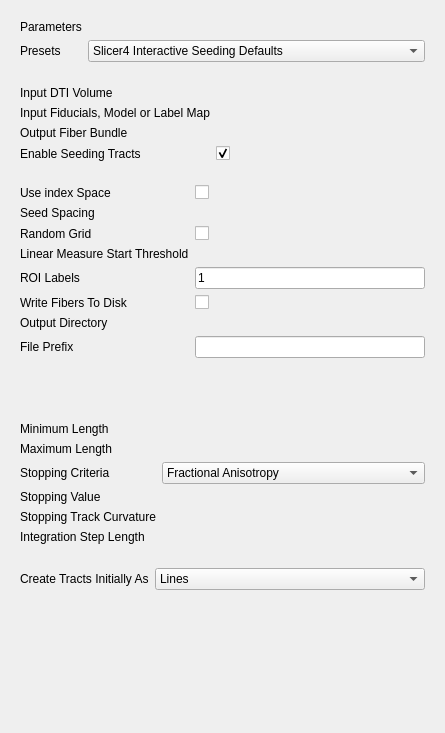
<?xml version="1.0" encoding="UTF-8"?>
<ui version="4.0">
 <class>qSlicerTractographyInteractiveSeedingModuleWidget</class>
 <widget class="qSlicerWidget" name="qSlicerTractographyInteractiveSeedingModuleWidget">
  <property name="geometry">
   <rect>
    <x>0</x>
    <y>0</y>
    <width>445</width>
    <height>733</height>
   </rect>
  </property>
  <property name="sizePolicy">
   <sizepolicy hsizetype="Minimum" vsizetype="Preferred">
    <horstretch>0</horstretch>
    <verstretch>0</verstretch>
   </sizepolicy>
  </property>
  <property name="windowTitle">
   <string>Tractography Interactive Seeding</string>
  </property>
  <layout class="QVBoxLayout" name="verticalLayout">
   <item>
    <widget class="ctkCollapsibleButton" name="ParametersCollapsibleButton" native="true">
     <property name="enabled">
      <bool>true</bool>
     </property>
     <property name="text" stdset="0">
      <string>IO</string>
     </property>
     <property name="checked" stdset="0">
      <bool>true</bool>
     </property>
     <property name="collapsed" stdset="0">
      <bool>false</bool>
     </property>
     <layout class="QFormLayout" name="formLayout_6">
      <property name="fieldGrowthPolicy">
       <enum>QFormLayout::AllNonFixedFieldsGrow</enum>
      </property>
      <item row="0" column="0">
       <widget class="QLabel" name="parametersLabel">
        <property name="text">
         <string>Parameters</string>
        </property>
       </widget>
      </item>
      <item row="0" column="1">
		<widget class="qMRMLNodeComboBox" name="ParameterNodeSelector">
     	  <property name="sizePolicy">
      		<sizepolicy hsizetype="Ignored" vsizetype="Fixed">
       		  <horstretch>0</horstretch>
       		  <verstretch>0</verstretch>
      		</sizepolicy>
     	  </property>
     	  <property name="nodeTypes">
      		<stringlist>
       		  <string>vtkMRMLTractographyInteractiveSeedingNode</string>
      		</stringlist>
     	  </property>
     	  <property name="showHidden">
      		<bool>true</bool>
     	  </property>
    	</widget>
      </item>
      <item row="1" column="0">
       <widget class="QLabel" name="presetsLabel">
        <property name="text">
         <string>Presets</string>
        </property>
       </widget>
      </item>
      <item row="1" column="1">
       <widget class="QComboBox" name="PresetsComboBox">
        <item>
         <property name="text">
           <string>Slicer4 Interactive Seeding Defaults</string>
         </property>
        </item>
        <item>
         <property name="text">
          <string>Slicer3 Fiducial Seeding Defaults</string>
         </property>
        </item>
        <item>
         <property name="text">
          <string>Slicer3 Labelmap Seeding Defaults</string>
         </property>
        </item>
       </widget>
      </item>
     </layout>
    </widget>
   </item>
   <item>
    <widget class="ctkCollapsibleButton" name="InputsCollapsibleButton" native="true">
     <property name="enabled">
      <bool>true</bool>
     </property>
     <property name="text" stdset="0">
      <string>IO</string>
     </property>
     <property name="checked" stdset="0">
      <bool>true</bool>
     </property>
     <property name="collapsed" stdset="0">
      <bool>false</bool>
     </property>
     <layout class="QFormLayout" name="formLayout">
      <property name="fieldGrowthPolicy">
       <enum>QFormLayout::AllNonFixedFieldsGrow</enum>
      </property>
      <item row="1" column="0">
       <widget class="QLabel" name="label">
        <property name="text">
         <string>Input DTI Volume</string>
        </property>
       </widget>
      </item>
      <item row="1" column="1">
       <widget class="qMRMLNodeComboBox" name="DTINodeSelector" native="true">
        <property name="sizePolicy">
         <sizepolicy hsizetype="Ignored" vsizetype="Fixed">
          <horstretch>0</horstretch>
          <verstretch>0</verstretch>
         </sizepolicy>
        </property>
        <property name="nodeTypes" stdset="0">
         <stringlist>
          <string>vtkMRMLDiffusionTensorVolumeNode</string>
         </stringlist>
        </property>
        <property name="addEnabled" stdset="0">
         <bool>false</bool>
        </property>
       </widget>
      </item>
      <item row="2" column="0">
       <widget class="QLabel" name="label_3">
        <property name="text">
         <string>Input Fiducials, Model or Label Map</string>
        </property>
       </widget>
      </item>
      <item row="2" column="1">
       <widget class="qMRMLNodeComboBox" name="FiducialNodeSelector" native="true">
        <property name="sizePolicy">
         <sizepolicy hsizetype="Ignored" vsizetype="Fixed">
          <horstretch>0</horstretch>
          <verstretch>0</verstretch>
         </sizepolicy>
        </property>
        <property name="nodeTypes" stdset="0">
         <stringlist>
          <string>vtkMRMLMarkupsFiducialNode</string>
          <string>vtkMRMLAnnotationHierarchyNode</string>
          <string>vtkMRMLModelNode</string>
          <string>vtkMRMLLabelMapVolumeNode</string>
         </stringlist>
        </property>
        <property name="showChildNodeTypes" stdset="0">
         <bool>false</bool>
        </property>
        <property name="addEnabled" stdset="0">
         <bool>false</bool>
        </property>
       </widget>
      </item>
      <item row="3" column="0">
       <widget class="QLabel" name="label_4">
        <property name="text">
         <string>Output Fiber Bundle</string>
        </property>
       </widget>
      </item>
      <item row="3" column="1">
       <widget class="qMRMLNodeComboBox" name="FiberNodeSelector" native="true">
        <property name="sizePolicy">
         <sizepolicy hsizetype="Ignored" vsizetype="Fixed">
          <horstretch>0</horstretch>
          <verstretch>0</verstretch>
         </sizepolicy>
        </property>
        <property name="nodeTypes" stdset="0">
         <stringlist>
          <string>vtkMRMLFiberBundleNode</string>
         </stringlist>
        </property>
        <property name="renameEnabled" stdset="0">
         <bool>true</bool>
        </property>
       </widget>
      </item>
      <item row="4" column="0">
       <widget class="QLabel" name="EnableSeedingTractsLabel">
        <property name="text">
         <string>Enable Seeding Tracts</string>
        </property>
       </widget>
      </item>
      <item row="4" column="1">
       <widget class="QCheckBox" name="EnableSeedingCheckBox">
        <property name="text">
         <string/>
        </property>
        <property name="checked">
         <bool>true</bool>
        </property>
       </widget>
      </item>
     </layout>
    </widget>
   </item>
   <item>
    <widget class="QStackedWidget" name="stackedWidget">
     <property name="currentIndex">
      <number>1</number>
     </property>
     <widget class="QWidget" name="SeedOptionPage">
      <layout class="QVBoxLayout" name="verticalLayout_2">
       <property name="margin">
        <number>0</number>
       </property>
       <item>
        <widget class="ctkCollapsibleButton" name="PlacementOptionCollapsibleButton" native="true">
         <property name="enabled">
          <bool>true</bool>
         </property>
         <property name="text" stdset="0">
          <string>Seed Placement Options</string>
         </property>
         <property name="checked" stdset="0">
          <bool>true</bool>
         </property>
         <property name="collapsed" stdset="0">
          <bool>false</bool>
         </property>
         <layout class="QFormLayout" name="formLayout_1">
          <property name="fieldGrowthPolicy">
           <enum>QFormLayout::AllNonFixedFieldsGrow</enum>
          </property>
          <item row="0" column="0">
           <widget class="QLabel" name="label_10">
            <property name="text">
             <string>Fiducial Region Size</string>
            </property>
           </widget>
          </item>
          <item row="0" column="1">
           <widget class="ctkSliderWidget" name="FiducialRegionSpinBox" native="true">
            <property name="singleStep" stdset="0">
             <double>0.010000000000000</double>
            </property>
            <property name="maximum" stdset="0">
             <double>10.000000000000000</double>
            </property>
            <property name="value" stdset="0">
             <double>2.500000000000000</double>
            </property>
            <property name="suffix" stdset="0">
             <string>mm</string>
            </property>
           </widget>
          </item>
          <item row="1" column="0">
           <widget class="QLabel" name="label_11">
            <property name="text">
             <string>Fiducial Seeding Step Size</string>
            </property>
           </widget>
          </item>
          <item row="1" column="1">
           <widget class="ctkSliderWidget" name="FiducialStepSpinBox" native="true">
            <property name="singleStep" stdset="0">
             <double>0.010000000000000</double>
            </property>
            <property name="minimum" stdset="0">
             <double>0.200000000000000</double>
            </property>
            <property name="maximum" stdset="0">
             <double>10.000000000000000</double>
            </property>
            <property name="value" stdset="0">
             <double>1.000000000000000</double>
            </property>
            <property name="suffix" stdset="0">
             <string>mm</string>
            </property>
           </widget>
          </item>
          <item row="2" column="0">
           <widget class="QLabel" name="SeedSelectedFiducialsLabel">
            <property name="text">
             <string>Seed Selected Fiducials</string>
            </property>
           </widget>
          </item>
          <item row="2" column="1">
           <widget class="QCheckBox" name="SeedSelectedCheckBox">
            <property name="text">
             <string/>
            </property>
            <property name="checked">
             <bool>true</bool>
            </property>
           </widget>
          </item>
          <item row="3" column="0">
           <widget class="QLabel" name="MaxNumberOfSeedsLabel">
            <property name="text">
             <string>Max Number of Seeds</string>
            </property>
           </widget>
          </item>
          <item row="3" column="1">
           <widget class="QSpinBox" name="MaxNumberSeedsNumericInput">
            <property name="maximum">
             <number>10000</number>
            </property>
            <property name="value">
             <number>100</number>
            </property>
           </widget>
          </item>
         </layout>
        </widget>
       </item>
      </layout>
     </widget>
     <widget class="QWidget" name="LabelMapOptionPage">
      <layout class="QVBoxLayout" name="verticalLayout_3">
       <property name="margin">
        <number>0</number>
       </property>
       <item>
        <widget class="ctkCollapsibleButton" name="LabelMapOptionCollapsibleButton" native="true">
         <property name="enabled">
          <bool>true</bool>
         </property>
         <property name="text" stdset="0">
          <string>Label Map Options</string>
         </property>
         <property name="checked" stdset="0">
          <bool>true</bool>
         </property>
         <property name="collapsed" stdset="0">
          <bool>false</bool>
         </property>
         <layout class="QFormLayout" name="formLayout_2">
          <property name="fieldGrowthPolicy">
           <enum>QFormLayout::AllNonFixedFieldsGrow</enum>
          </property>
          <item row="1" column="0">
           <widget class="QLabel" name="UseIndexSpaceLabel">
            <property name="text">
             <string>Use index Space</string>
            </property>
           </widget>
          </item>
          <item row="1" column="1">
           <widget class="QCheckBox" name="UseIndexSpaceCheckBox">
            <property name="text">
             <string/>
            </property>
            <property name="checked">
             <bool>false</bool>
            </property>
           </widget>
          </item>
          <item row="2" column="0">
           <widget class="QLabel" name="SeedSpacingLevel">
            <property name="text">
             <string>Seed Spacing</string>
            </property>
           </widget>
          </item>
          <item row="2" column="1">
           <widget class="ctkSliderWidget" name="SeedSpacingSlider" native="true">
            <property name="singleStep" stdset="0">
             <double>0.010000000000000</double>
            </property>
            <property name="minimum" stdset="0">
             <double>0.200000000000000</double>
            </property>
            <property name="maximum" stdset="0">
             <double>10.000000000000000</double>
            </property>
            <property name="value" stdset="0">
             <double>2.000000000000000</double>
            </property>
            <property name="suffix" stdset="0">
             <string/>
            </property>
           </widget>
          </item>
          <item row="3" column="0">
           <widget class="QLabel" name="RandomGridLabel">
            <property name="text">
             <string>Random Grid</string>
            </property>
           </widget>
          </item>
          <item row="3" column="1">
           <widget class="QCheckBox" name="RandomGridCheckBox">
            <property name="text">
             <string/>
            </property>
           </widget>
          </item>
          <item row="4" column="0">
           <widget class="QLabel" name="LinearMeasureLabel">
            <property name="text">
             <string>Linear Measure Start Threshold</string>
            </property>
           </widget>
          </item>
          <item row="4" column="1">
           <widget class="ctkSliderWidget" name="LinearMeasureStartSlider" native="true">
            <property name="decimals" stdset="0">
             <number>2</number>
            </property>
            <property name="maximum" stdset="0">
             <double>1.000000000000000</double>
            </property>
            <property name="value" stdset="0">
             <double>0.300000000000000</double>
            </property>
           </widget>
          </item>
          <item row="5" column="0">
           <widget class="QLabel" name="ROILabelLabel">
            <property name="text">
             <string>ROI Labels</string>
            </property>
           </widget>
          </item>
          <item row="5" column="1">
           <widget class="QLineEdit" name="ROILabelInput">
            <property name="text">
             <string>1</string>
            </property>
           </widget>
          </item>
          <item row="6" column="0">
           <widget class="QLabel" name="WriteFibersLabel">
            <property name="text">
             <string>Write Fibers To Disk</string>
            </property>
           </widget>
          </item>
          <item row="6" column="1">
           <widget class="QCheckBox" name="WriteFibersCheckBox">
            <property name="text">
             <string/>
            </property>
           </widget>
          </item>
          <item row="7" column="0">
           <widget class="QLabel" name="OutputDirectoryLabel">
            <property name="text">
             <string>Output Directory</string>
            </property>
           </widget>
          </item>
          <item row="7" column="1">
           <widget class="ctkDirectoryButton" name="OutputDirectoryButton" native="true">
            <property name="sizePolicy">
             <sizepolicy hsizetype="Ignored" vsizetype="Fixed">
              <horstretch>0</horstretch>
              <verstretch>0</verstretch>
             </sizepolicy>
            </property>
           </widget>
          </item>
          <item row="8" column="0">
           <widget class="QLabel" name="FilePrefixLabel">
            <property name="text">
             <string>File Prefix</string>
            </property>
           </widget>
          </item>
          <item row="8" column="1">
           <widget class="QLineEdit" name="FilePrefixLineEdit"/>
          </item>
         </layout>
        </widget>
       </item>
       <item>
        <spacer name="verticalSpacer_2">
         <property name="orientation">
          <enum>Qt::Vertical</enum>
         </property>
         <property name="sizeHint" stdset="0">
          <size>
           <width>20</width>
           <height>40</height>
          </size>
         </property>
        </spacer>
       </item>
      </layout>
     </widget>
    </widget>
   </item>
   <item>
    <widget class="ctkCollapsibleButton" name="SeedOptionCollapsibleButton" native="true">
     <property name="enabled">
      <bool>true</bool>
     </property>
     <property name="text" stdset="0">
      <string>Tractography Seeding Parameters</string>
     </property>
     <property name="checked" stdset="0">
      <bool>true</bool>
     </property>
     <property name="collapsed" stdset="0">
      <bool>false</bool>
     </property>
     <layout class="QFormLayout" name="formLayout_3">
      <property name="fieldGrowthPolicy">
       <enum>QFormLayout::AllNonFixedFieldsGrow</enum>
      </property>
      <item row="0" column="0">
       <widget class="QLabel" name="label_9">
        <property name="text">
         <string>Minimum Length</string>
        </property>
       </widget>
      </item>
      <item row="0" column="1">
       <widget class="qMRMLSliderWidget" name="MinimumPathSpinBox" native="true">
        <property name="singleStep" stdset="0">
         <double>1.000000000000000</double>
        </property>
        <property name="maximum" stdset="0">
         <double>200.000000000000000</double>
        </property>
        <property name="value" stdset="0">
         <double>10.000000000000000</double>
        </property>
        <property name="suffix" stdset="0">
         <string>mm</string>
        </property>
        <property name="quantity" stdset="0">
         <string>length</string>
        </property>
       </widget>
      </item>
      <item row="1" column="0">
       <widget class="QLabel" name="MaximumPathSpinBoxLabel">
        <property name="text">
         <string>Maximum Length</string>
        </property>
       </widget>
      </item>
      <item row="1" column="1">
       <widget class="qMRMLSliderWidget" name="MaximumPathSpinBox" native="true">
        <property name="singleStep" stdset="0">
         <double>1.000000000000000</double>
        </property>
        <property name="maximum" stdset="0">
         <double>1000.000000000000000</double>
        </property>
        <property name="value" stdset="0">
         <double>800.000000000000000</double>
        </property>
        <property name="suffix" stdset="0">
         <string>mm</string>
        </property>
        <property name="quantity" stdset="0">
         <string>length</string>
        </property>
       </widget>
      </item>
      <item row="2" column="0">
       <widget class="QLabel" name="label_12">
        <property name="text">
         <string>Stopping Criteria</string>
        </property>
       </widget>
      </item>
      <item row="2" column="1">
       <widget class="QComboBox" name="StoppingCriteriaComboBox">
        <item>
         <property name="text">
          <string>Fractional Anisotropy</string>
         </property>
        </item>
        <item>
         <property name="text">
          <string>Linear Measure</string>
         </property>
        </item>
       </widget>
      </item>
      <item row="3" column="0">
       <widget class="QLabel" name="label_5">
        <property name="text">
         <string>Stopping Value</string>
        </property>
       </widget>
      </item>
      <item row="3" column="1">
       <widget class="ctkSliderWidget" name="StoppingValueSpinBox" native="true">
        <property name="singleStep" stdset="0">
         <double>0.010000000000000</double>
        </property>
        <property name="minimum" stdset="0">
         <double>0.010000000000000</double>
        </property>
        <property name="maximum" stdset="0">
         <double>1.000000000000000</double>
        </property>
        <property name="value" stdset="0">
         <double>0.250000000000000</double>
        </property>
       </widget>
      </item>
      <item row="4" column="0">
       <widget class="QLabel" name="label_6">
        <property name="text">
         <string>Stopping Track Curvature</string>
        </property>
       </widget>
      </item>
      <item row="4" column="1">
       <widget class="ctkSliderWidget" name="StoppingCurvatureSpinBox" native="true">
        <property name="singleStep" stdset="0">
         <double>0.010000000000000</double>
        </property>
        <property name="minimum" stdset="0">
         <double>0.010000000000000</double>
        </property>
        <property name="maximum" stdset="0">
         <double>10.000000000000000</double>
        </property>
        <property name="value" stdset="0">
         <double>0.700000000000000</double>
        </property>
       </widget>
      </item>
      <item row="5" column="0">
       <widget class="QLabel" name="label_8">
        <property name="text">
         <string>Integration Step Length</string>
        </property>
       </widget>
      </item>
      <item row="5" column="1">
       <widget class="qMRMLSliderWidget" name="IntegrationStepSpinBox" native="true">
        <property name="singleStep" stdset="0">
         <double>0.010000000000000</double>
        </property>
        <property name="minimum" stdset="0">
         <double>0.100000000000000</double>
        </property>
        <property name="maximum" stdset="0">
         <double>10.000000000000000</double>
        </property>
        <property name="value" stdset="0">
         <double>0.500000000000000</double>
        </property>
        <property name="suffix" stdset="0">
         <string>mm</string>
        </property>
        <property name="quantity" stdset="0">
         <string>length</string>
        </property>
       </widget>
      </item>
     </layout>
    </widget>
   </item>
   <item>
    <widget class="ctkCollapsibleButton" name="ControlOptionCollapsibleButton" native="true">
     <property name="enabled">
      <bool>true</bool>
     </property>
     <property name="text" stdset="0">
      <string>Enabling Options</string>
     </property>
     <property name="checked" stdset="0">
      <bool>true</bool>
     </property>
     <property name="collapsed" stdset="0">
      <bool>false</bool>
     </property>
     <layout class="QFormLayout" name="formLayout_4">
      <property name="fieldGrowthPolicy">
       <enum>QFormLayout::AllNonFixedFieldsGrow</enum>
      </property>
      <item row="0" column="0">
       <widget class="QLabel" name="CreateTractsInitiallyAsLabel">
        <property name="text">
         <string>Create Tracts Initially As</string>
        </property>
       </widget>
      </item>
      <item row="0" column="1">
       <widget class="QComboBox" name="DisplayTracksComboBox">
        <item>
         <property name="text">
          <string>Lines</string>
         </property>
        </item>
        <item>
         <property name="text">
          <string>Tubes</string>
         </property>
        </item>
       </widget>
      </item>
     </layout>
    </widget>
   </item>
   <item>
    <spacer name="verticalSpacer">
     <property name="orientation">
      <enum>Qt::Vertical</enum>
     </property>
     <property name="sizeHint" stdset="0">
      <size>
       <width>20</width>
       <height>40</height>
      </size>
     </property>
    </spacer>
   </item>
  </layout>
 </widget>
 <customwidgets>
  <customwidget>
   <class>qMRMLNodeComboBox</class>
   <extends>QWidget</extends>
   <header location="global">qMRMLNodeComboBox.h</header>
  </customwidget>
  <customwidget>
   <class>qSlicerWidget</class>
   <extends>QWidget</extends>
   <header>qSlicerWidget.h</header>
   <container>1</container>
  </customwidget>
  <customwidget>
   <class>ctkCollapsibleButton</class>
   <extends>QWidget</extends>
   <header>ctkCollapsibleButton.h</header>
   <container>1</container>
  </customwidget>
  <customwidget>
   <class>ctkDirectoryButton</class>
   <extends>QWidget</extends>
   <header>ctkDirectoryButton.h</header>
  </customwidget>
  <customwidget>
   <class>ctkSliderWidget</class>
   <extends>QWidget</extends>
   <header>ctkSliderWidget.h</header>
  </customwidget>
  <customwidget>
   <class>qMRMLSliderWidget</class>
   <extends>ctkSliderWidget</extends>
   <header>qMRMLSliderWidget.h</header>
  </customwidget>
 </customwidgets>
 <resources/>
 <connections>
  <connection>
   <sender>qSlicerTractographyInteractiveSeedingModuleWidget</sender>
   <signal>mrmlSceneChanged(vtkMRMLScene*)</signal>
   <receiver>ParameterNodeSelector</receiver>
   <slot>setMRMLScene(vtkMRMLScene*)</slot>
   <hints>
    <hint type="sourcelabel">
     <x>187</x>
     <y>1</y>
    </hint>
    <hint type="destinationlabel">
     <x>191</x>
     <y>18</y>
    </hint>
   </hints>
  </connection>
  <connection>
   <sender>qSlicerTractographyInteractiveSeedingModuleWidget</sender>
   <signal>mrmlSceneChanged(vtkMRMLScene*)</signal>
   <receiver>DTINodeSelector</receiver>
   <slot>setMRMLScene(vtkMRMLScene*)</slot>
   <hints>
    <hint type="sourcelabel">
     <x>222</x>
     <y>1</y>
    </hint>
    <hint type="destinationlabel">
     <x>234</x>
     <y>68</y>
    </hint>
   </hints>
  </connection>
  <connection>
   <sender>qSlicerTractographyInteractiveSeedingModuleWidget</sender>
   <signal>mrmlSceneChanged(vtkMRMLScene*)</signal>
   <receiver>FiducialNodeSelector</receiver>
   <slot>setMRMLScene(vtkMRMLScene*)</slot>
   <hints>
    <hint type="sourcelabel">
     <x>267</x>
     <y>2</y>
    </hint>
    <hint type="destinationlabel">
     <x>279</x>
     <y>121</y>
    </hint>
   </hints>
  </connection>
  <connection>
   <sender>qSlicerTractographyInteractiveSeedingModuleWidget</sender>
   <signal>mrmlSceneChanged(vtkMRMLScene*)</signal>
   <receiver>FiberNodeSelector</receiver>
   <slot>setMRMLScene(vtkMRMLScene*)</slot>
   <hints>
    <hint type="sourcelabel">
     <x>316</x>
     <y>1</y>
    </hint>
    <hint type="destinationlabel">
     <x>318</x>
     <y>164</y>
    </hint>
   </hints>
  </connection>
  <connection>
   <sender>qSlicerTractographyInteractiveSeedingModuleWidget</sender>
   <signal>mrmlSceneChanged(vtkMRMLScene*)</signal>
   <receiver>MinimumPathSpinBox</receiver>
   <slot>setMRMLScene(vtkMRMLScene*)</slot>
   <hints>
    <hint type="sourcelabel">
     <x>222</x>
     <y>366</y>
    </hint>
    <hint type="destinationlabel">
     <x>286</x>
     <y>473</y>
    </hint>
   </hints>
  </connection>
  <connection>
   <sender>qSlicerTractographyInteractiveSeedingModuleWidget</sender>
   <signal>mrmlSceneChanged(vtkMRMLScene*)</signal>
   <receiver>MaximumPathSpinBox</receiver>
   <slot>setMRMLScene(vtkMRMLScene*)</slot>
   <hints>
    <hint type="sourcelabel">
     <x>222</x>
     <y>366</y>
    </hint>
    <hint type="destinationlabel">
     <x>286</x>
     <y>499</y>
    </hint>
   </hints>
  </connection>
  <connection>
   <sender>qSlicerTractographyInteractiveSeedingModuleWidget</sender>
   <signal>mrmlSceneChanged(vtkMRMLScene*)</signal>
   <receiver>IntegrationStepSpinBox</receiver>
   <slot>setMRMLScene(vtkMRMLScene*)</slot>
   <hints>
    <hint type="sourcelabel">
     <x>222</x>
     <y>366</y>
    </hint>
    <hint type="destinationlabel">
     <x>286</x>
     <y>603</y>
    </hint>
   </hints>
  </connection>
 </connections>
</ui>
